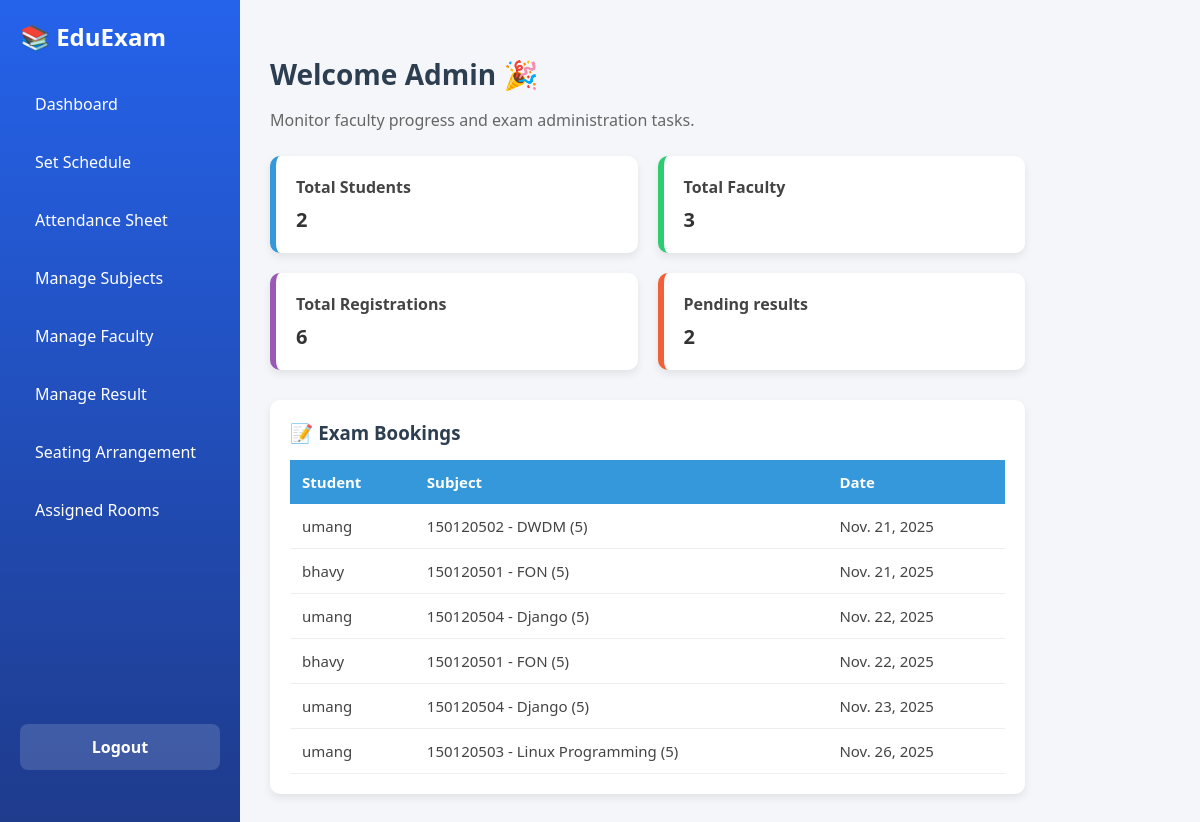
Screenshot of /admin-dashboard/ (signed in) with the database file from the repository.
### exams/models.py (models this page shows, shortened)
class ExamBooking(models.Model):
    student = models.ForeignKey(
        CustomUser,
        on_delete=models.CASCADE,
        limit_choices_to={'role': 'student'},
        related_name="student_bookings"
    )
    subject = models.ForeignKey(
        Subject,
        on_delete=models.CASCADE,
        related_name="bookings"
    )
    date = models.DateField()
    schedule = models.ForeignKey(
        ExamDuration,
        on_delete=models.CASCADE,
        related_name="bookings"
    )

class CustomUser(AbstractUser):
    ROLE_CHOICES = (
        ('admin', 'Admin'),
        ('student', 'Student'),
        ('faculty', 'Faculty'),
    )
    role = models.CharField(max_length=20, choices=ROLE_CHOICES, default='student')
    is_approved = models.BooleanField(default=False)
    student_id = models.CharField(max_length=20, unique=True, null=True, blank=True)
    phone_number = models.CharField(max_length=15, null=True, blank=True)
    semester = models.IntegerField(choices=SEMESTER_CHOICES, null=True, blank=True)

class Subject(models.Model):
    semester = models.IntegerField(choices=SEMESTER_CHOICES)
    code = models.CharField(max_length=20, unique=True)
    name = models.CharField(max_length=100)
    def __str__(self):
        return f"{self.code} - {self.name} ({self.semester})"

### exams/views.py (the view)
# urls.py: path("admin-dashboard/", views.admin_dashboard, name="admin_dashboard"),
@login_required(login_url='/admin-login/')
def admin_dashboard(request):
    if request.user.role != "admin":
        messages.error(request, "Access Denied! Only Admin can access this page.")
        return redirect("student_dashboard")
    total_students = ExamBooking.objects.values('student').distinct().count()
    total_faculty = CustomUser.objects.filter(role='faculty', is_approved=True).count()
    total_registrations = ExamBooking.objects.count()
    from django.db.models import Q, F, Count, Subquery, OuterRef
    results_subquery = AdminResult.objects.filter(
        student_id=OuterRef('student__student_id'),
        subject_code=OuterRef('subject__code'),
        r_date=OuterRef('date')
    )
    pending_results = ExamBooking.objects.annotate(
        has_result=Subquery(results_subquery.values('id')[:1])
    ).filter(has_result__isnull=True).count()
    bookings = ExamBooking.objects.all().select_related('student', 'subject').order_by('date')
    return render(request, "admin_dashboard.html", {
        "total_students": total_students,
        "total_faculty": total_faculty,
        "total_registrations": total_registrations,
        "pending_results": pending_results,
        "bookings": bookings,
    })

### templates/admin_dashboard.html
{% extends "base.html" %}
{% block content %}
<div class="dashboard">
    <h2 class="welcome">Welcome Admin 🎉</h2>
    <p class="subtitle">Monitor faculty progress and exam administration tasks.</p>
    <div class="cards">
    <div class="card blue">
        <h4>Total Students</h4>
        <p>{{ total_students }}</p>
    </div>
    <div class="card green">
        <h4>Total Faculty</h4>
        <p>{{ total_faculty }}</p>
    </div>
    <div class="card purple">
        <h4>Total Registrations</h4>
        <p>{{ total_registrations }}</p>
    </div>
    <div class="card red">
        <h4>Pending results</h4>
        <p>{{ pending_results }}</p>
    </div>
</div>
    <div class="table-container">
        <h3>📝 Exam Bookings</h3>
        <table>
            <thead>
                <tr>
                    <th>Student</th>
                    <th>Subject</th>
                    <th>Date</th>
                </tr>
            </thead>
            <tbody>
                {% for b in bookings %}
                <tr>
                    <td>{{ b.student.username }}</td>
                    <td>{{ b.subject }}</td>
                    <td>{{ b.date }}</td>
                </tr>
                {% empty %}
                <tr><td colspan="4" class="empty">No bookings yet.</td></tr>
                {% endfor %}
            </tbody>
        </table>
    </div>
</div>
{% endblock %}

### static/css/style.css (style rules this page uses)
body { margin: 0; font-family: "Segoe UI", Tahoma, Geneva, Verdana, sans-serif; background: #f4f6f9; color: #333; }
h1, h2, h3, h4 { margin: 0; }
.dashboard { padding: 30px; max-width: 1200px; margin: 0 auto; margin-right: 100px; }
.welcome { font-size: 28px; font-weight: 600; color: #2c3e50; margin-bottom: 10px; }
.subtitle { font-size: 16px; color: #666; margin-bottom: 25px; }
.cards { display: flex; gap: 20px; margin-bottom: 30px; flex-wrap: wrap; }
.card { flex: 1; min-width: 200px; background: #fff; border-radius: 10px; padding: 20px; box-shadow: 0 4px 8px rgba(0,0,0,0.08); transition: transform 0.2s ease; }
.card h4 { font-size: 16px; margin-bottom: 8px; color: #444; }
.card p { font-size: 20px; font-weight: bold; margin: 0; }
.card.blue { border-left: 6px solid #3498db; }
.card.green { border-left: 6px solid #2ecc71; }
.card.purple { border-left: 6px solid #9b59b6; }
.card.red { border-left: 6px solid #f16038; }
.table-container { background: #fff; padding: 20px; border-radius: 10px; box-shadow: 0 4px 8px rgba(0,0,0,0.08); overflow-x: auto; }
.table-container h3 { margin-bottom: 15px; color: #2c3e50; }
table { width: 100%; border-collapse: collapse; font-size: 15px; }
thead { background: #3498db; color: #fff; }
thead th { padding: 12px; text-align: left; font-weight: 600; }
tbody td { padding: 12px; border-bottom: 1px solid #eee; color: #444; }

### rows the page displays
ExamBooking: student.username "umang", subject "150120502 - DWDM (5)", date "Nov. 21, 2025"
ExamBooking: student.username "bhavy", subject "150120501 - FON (5)", date "Nov. 21, 2025"
ExamBooking: student.username "umang", subject "150120504 - Django (5)", date "Nov. 22, 2025"
ExamBooking: student.username "bhavy", subject "150120501 - FON (5)", date "Nov. 22, 2025"
ExamBooking: student.username "umang", subject "150120504 - Django (5)", date "Nov. 23, 2025"
ExamBooking: student.username "umang", subject "150120503 - Linux Programming (5)", date "Nov. 26, 2025"

### other values shown
{{ total_students }} "2"
{{ total_faculty }} "3"
{{ total_registrations }} "6"
{{ pending_results }} "2"
